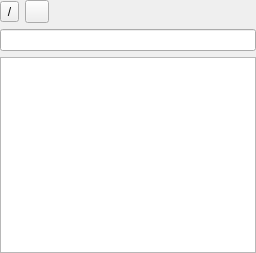
<?xml version="1.0" encoding="UTF-8"?>
<ui version="4.0">
 <class>PanelView</class>
 <widget class="QWidget" name="PanelView">
  <property name="geometry">
   <rect>
    <x>0</x>
    <y>0</y>
    <width>256</width>
    <height>253</height>
   </rect>
  </property>
  <property name="focusPolicy">
   <enum>Qt::NoFocus</enum>
  </property>
  <layout class="QVBoxLayout" name="verticalLayout">
   <property name="leftMargin">
    <number>0</number>
   </property>
   <property name="topMargin">
    <number>0</number>
   </property>
   <property name="rightMargin">
    <number>0</number>
   </property>
   <property name="bottomMargin">
    <number>0</number>
   </property>
   <item>
    <layout class="QHBoxLayout" name="horizontalLayout">
     <item>
      <widget class="QToolButton" name="rootButton">
       <property name="focusPolicy">
        <enum>Qt::NoFocus</enum>
       </property>
       <property name="text">
        <string>/</string>
       </property>
      </widget>
     </item>
     <item>
      <widget class="QToolButton" name="homeButton">
       <property name="focusPolicy">
        <enum>Qt::NoFocus</enum>
       </property>
       <property name="text">
        <string notr="true"/>
       </property>
       <property name="icon">
        <iconset resource="icons.qrc">
         <normaloff>:/icons/home.ico</normaloff>:/icons/home.ico</iconset>
       </property>
       <property name="toolButtonStyle">
        <enum>Qt::ToolButtonIconOnly</enum>
       </property>
      </widget>
     </item>
     <item>
      <spacer name="horizontalSpacer">
       <property name="orientation">
        <enum>Qt::Horizontal</enum>
       </property>
       <property name="sizeHint" stdset="0">
        <size>
         <width>40</width>
         <height>20</height>
        </size>
       </property>
      </spacer>
     </item>
    </layout>
   </item>
   <item>
    <widget class="QLineEdit" name="currentPath">
     <property name="focusPolicy">
      <enum>Qt::NoFocus</enum>
     </property>
    </widget>
   </item>
   <item>
    <widget class="QTableView" name="tableView">
     <property name="focusPolicy">
      <enum>Qt::NoFocus</enum>
     </property>
     <property name="tabKeyNavigation">
      <bool>false</bool>
     </property>
    </widget>
   </item>
  </layout>
 </widget>
 <resources>
  <include location="icons.qrc"/>
 </resources>
 <connections/>
</ui>
